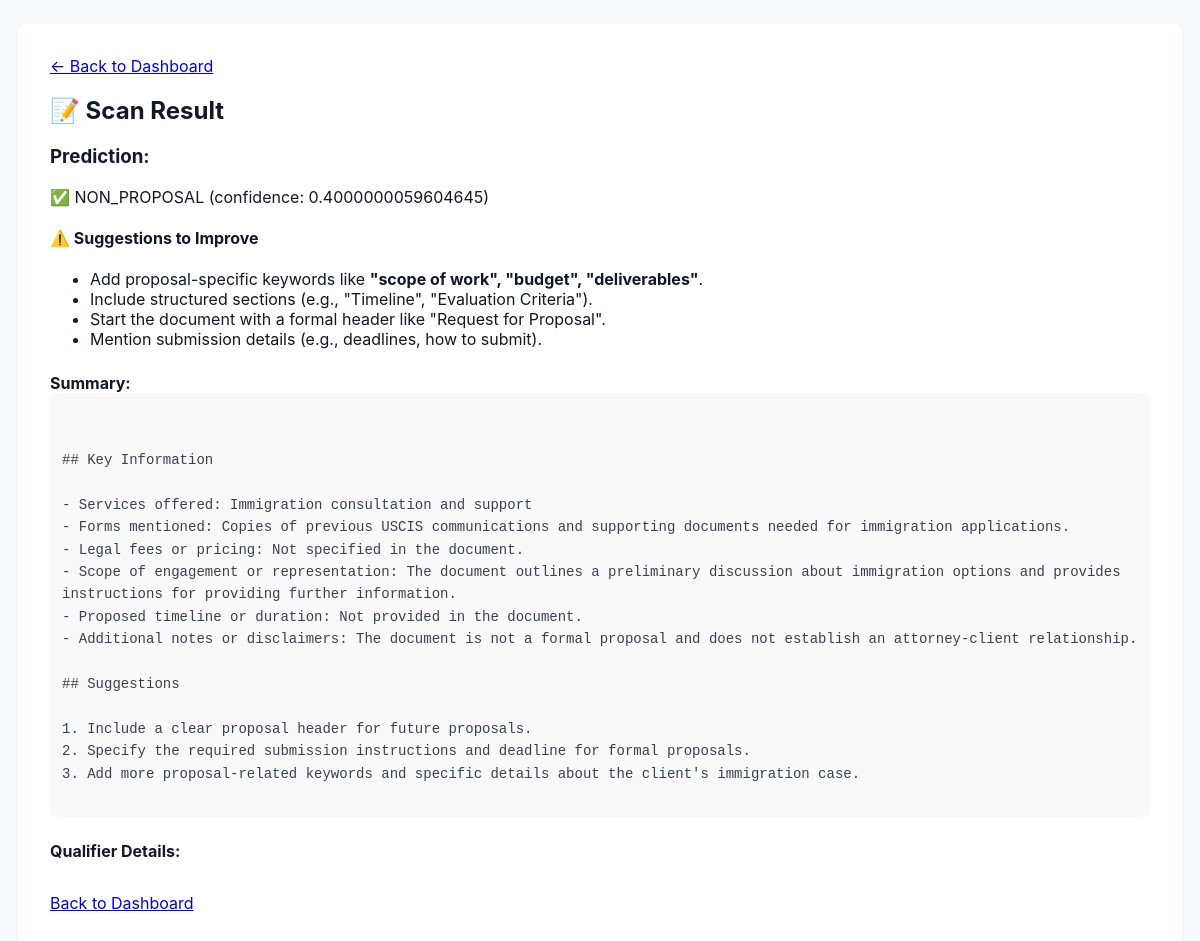
The app's page /results/4 with its own data.
### models.py (models this page shows)
class ProposalScan(db.Model):
    id = db.Column(db.Integer, primary_key=True)
    filename = db.Column(db.String(120))
    prediction = db.Column(db.String(50), nullable=False)
    label = db.Column(db.String(50))
    summary = db.Column(db.Text)
    created_at = db.Column(db.DateTime, default=datetime.utcnow)

### app.py (the view)
@app.route("/results/<int:scan_id>")
def results(scan_id):
    result = ProposalScan.query.get_or_404(scan_id)
    summary_ready = bool(result.summary and result.summary.strip())
    return render_template(
        "results.html",
        prediction=result.prediction,
        summary=result.summary,
        summary_ready=summary_ready,
        rules=session.get("rules", {})
    )

### templates/results.html (shortened to what this page needs)
<!DOCTYPE html>
<html>
<head>
    <link rel="stylesheet" href="{{ url_for('static', filename='style.css') }}">
</head>
<body>
<div class="main">
    <a href="{{ url_for('dashboard') }}">← Back to Dashboard</a>
    <h2>📝 Scan Result</h2>
    <div class="result-block">
        <h3>Prediction:</h3>
        <p>
            {% if "PROPOSAL" in prediction %}
                ✅ {{ prediction }}
            {% elif "MAYBE" in prediction %}
                🤔 {{ prediction }}
            {% else %}
                ❌ {{ prediction }}
            {% endif %}
        </p>
        {% if "NON_PROPOSAL" in prediction or "MAYBE" in prediction %}
        <h4>⚠️ Suggestions to Improve</h4>
        <ul>
            {% if not rules.keywords %}
                <li>Add proposal-specific keywords like <strong>"scope of work", "budget", "deliverables"</strong>.</li>
            {% endif %}
            {% if not rules.structure %}
                <li>Include structured sections (e.g., "Timeline", "Evaluation Criteria").</li>
            {% endif %}
            {% if not rules.header %}
                <li>Start the document with a formal header like "Request for Proposal".</li>
            {% endif %}
            {% if not rules.submission %}
                <li>Mention submission details (e.g., deadlines, how to submit).</li>
            {% endif %}
        </ul>
        {% endif %}
    </div>
    <div style="margin-top: 1.5em;">
        <strong>Summary:</strong>
        {% if not summary_ready %}
            <div class="loading-summary">
                <p><span class="spinner"></span>Summary is being generated... Please wait.</p>
                <script>
                    setTimeout(function() { location.reload(); }, 3000);
                </script>
            </div>
        {% else %}
            <div class="summary-box">
                <pre>{{ summary }}</pre>
            </div>
        {% endif %}
    </div>
    <div style="margin-top: 1.5em;">
        <strong>Qualifier Details:</strong>
    </div>
    <div style="margin-top: 2em;">
        <a href="/dashboard" class="button">Back to Dashboard</a>
    </div>
</div>
</body>
</html>

### static/style.css (style rules this page uses)
body { font-family: 'Inter', sans-serif; background: #f9fafb; margin: 0; padding: 0; color: #111827; }
.main { padding: 32px; background: #ffffff; border-radius: 8px; margin: 24px auto; max-width: 1100px; box-shadow: 0 2px 6px rgba(0, 0, 0, 0.04); }
pre { white-space: pre-wrap; word-break: break-word; font-size: 14px; line-height: 1.6; color: #374151; }
.summary-box, .text-box { background: #f9f9f9; padding: 12px; border-radius: 8px; font-family: monospace; white-space: pre-wrap; max-height: 400px; overflow-y: auto; margin-bottom: 20px; }

### records on screen
ProposalScan: prediction "NON_PROPOSAL (confidence: 0.4000000059604645)", summary "## Key Information - Services offered: Immigration consultation and support - Forms mentioned: Copies of previous USCIS communications and supporting documents needed for immigration applications. - Legal fees or pricing: Not specified in the document. - Scope of engagement or representation: The document outlines a preliminary discussion about immigration options and provides instructions for providing further information. - Proposed timeline or duration: Not provided in the document. - Additional notes or disclaimers: The document is not a formal proposal and does not establish an attorney-client relationship. ## Suggestions 1. Include a clear proposal header for future proposals. 2.…"
